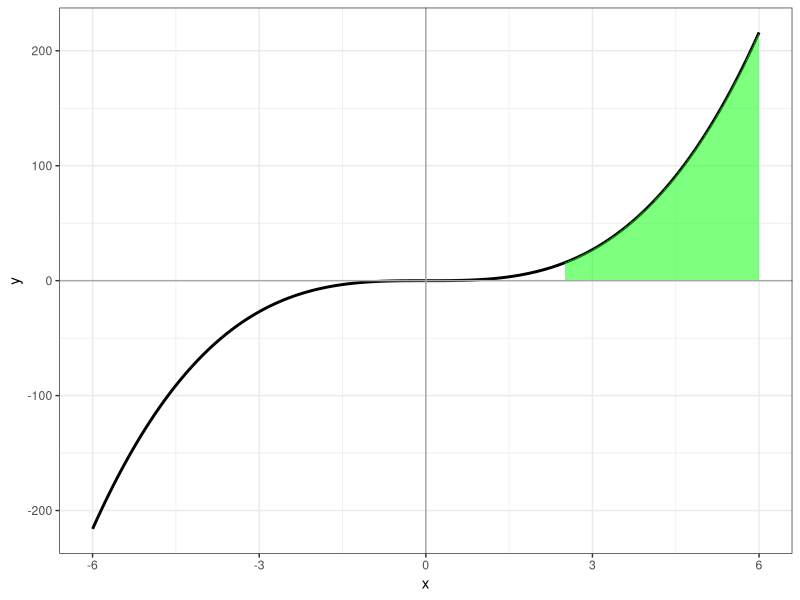

Recreate this plot in R.
#author: LAHA
#date: 6/11/2018
#function to plot a funtion of x
plotAreaUC<-function(xfrom,xto,xby,xli,xls,f,colorAUC="gray",transpAUC=1){
  library(ggplot2)
  x<-seq(xfrom,xto, xby)
  y<- f(x) # dnorm(x,0,1)
  xddf <- data.frame(x=x,y=y)

  p<-ggplot(data=xddf,aes(x=x,y=y))+
    geom_line(size=1,color="black")+
    geom_ribbon(data=subset(xddf ,x>xli & x<xls),aes(ymax=y),ymin=0,
                fill=colorAUC,colour=NA,alpha=transpAUC)+
    scale_y_continuous(limits=c(min(y), max(y)))+
    geom_vline(data = data.frame(x),aes(xintercept=0),color="darkgray")+
    geom_hline(data = data.frame(y),aes(yintercept=0),color="darkgray")+
    theme_bw()
  
  p
}


xfrom<--6
xto<-6
xby<-.01
xli<-2.5
xls<-6
f<- function(x) {x^3}
colorAUC="green"
transpAUC=.5

plotAreaUC(xfrom,xto,xby,xli,xls,f,colorAUC,transpAUC=transpAUC)
# 
# 
# 7*sin(x)+x^2-4
# 
# y<-f(seq(xfrom,xto,xby))

# 
# x<-seq(-1,1, 0.01)
# y<- x^3 # dnorm(x,0,1)
# xddf <- data.frame(x=x,y=y)
# p<-ggplot(data=xddf,aes(x=x,y=y))+geom_line(size=1,color="black")+
#   geom_ribbon(data=subset(xddf ,x>0.2 & x<0.8),aes(ymax=y),ymin=0,
#               fill="gray",colour=NA,alpha=0.7)+
#   scale_y_continuous(limits=c(-1, 1))+theme_minimal()
# 
# p+geom_vline(data = data.frame(x),aes(xintercept=0),color="darkgray")+
#   geom_hline(data = data.frame(y),aes(yintercept=0),color="darkgray")